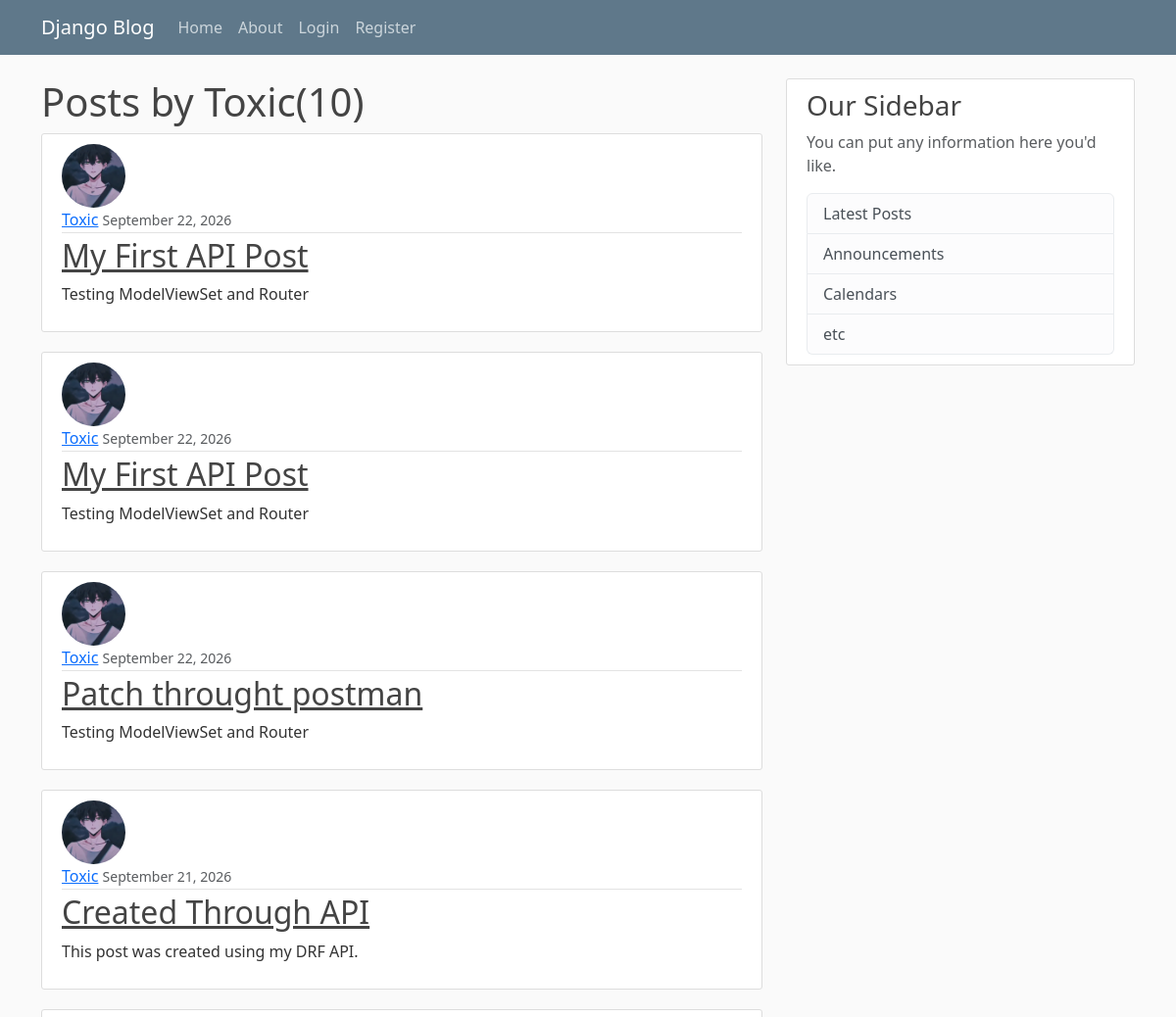
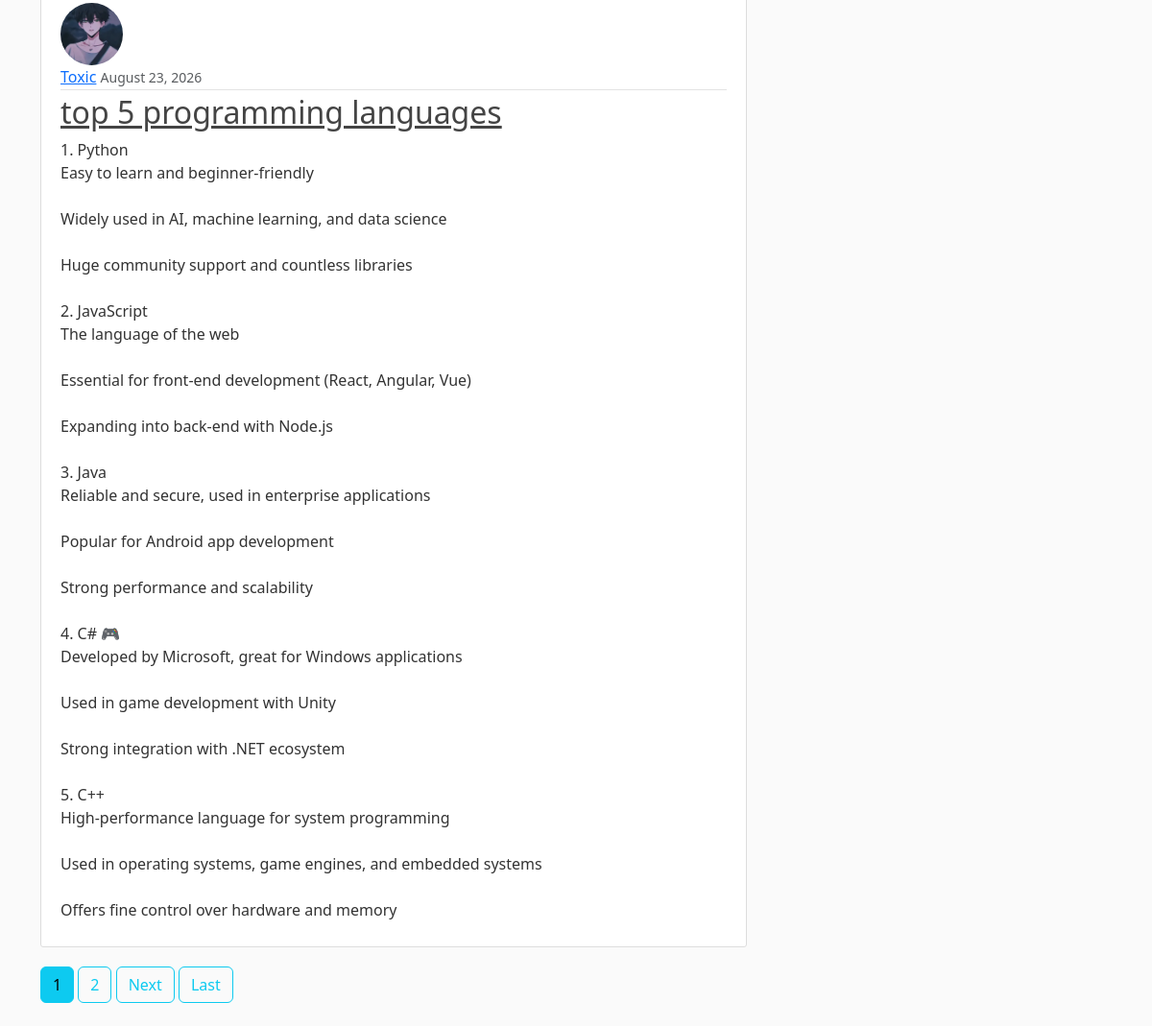
/user/Toxic/, run on the app's committed database (2 pictures, top to bottom).
### blog/models.py (models this page shows, shortened)
class post(models.Model):
    title=models.CharField(max_length=100)
    content=models.TextField()
    date_posted =models.DateField(default=timezone.now)
    author = models.ForeignKey(User, on_delete=models.CASCADE)#one to many relationship by using foreignkey

### users/models.py (models this page shows, shortened)
class Profile(models.Model):
    user=models.OneToOneField(User, on_delete=models.CASCADE)
    image=models.ImageField(default='default.jpg',upload_to='profile_pics')

### blog/views.py (the view)
# urls.py: path('user/<str:username>/', UserPostListView.as_view(), name='user-posts'),
class UserPostListView(ListView):
    model = post
    template_name='blog/user_posts.html'  #<app>/<model>_<viewtype>.html
    context_object_name='posts'
    paginate_by= 5  # Pagination: Splits posts into multiple pages instead of showing all posts at once.Django automatically handles which page to display.
    def get_queryset(self):
        user=get_object_or_404(User, username=self.kwargs.get('username'))
        return post.objects.filter(author=user).order_by('-date_posted')

### blog/templates/blog/user_posts.html (shortened to what this page needs)
{% extends "blog/base.html" %}
    {% block content %}
    <h1 class="mb-2">Posts by {{ view.kwargs.username }}({{page_obj.paginator.count}})</h1>
        {% for post in posts %}
            <article class="media content-section">
                <img class="rounded-circle , article-img" src="{{ post.author.profile.image.url }}">
            <div class="media-body">
                <div class="article-metadata">
                <a class="mr-2" href="{% url 'user-posts' post.author.username %}">{{ post.author }}</a>
                <small class="text-muted">{{ post.date_posted|date:"F d, Y" }}</small>
                </div>
                <h2><a class="article-title" href="{% url 'post-detail' post.id %}">{{ post.title }}</a></h2>
                <p class="article-content">{{ post.content }}</p>
            </div>
            </article>
        {% endfor %}
        {% if is_paginated %}
            {% for num in page_obj.paginator.page_range %}
                {% if page_obj.number == num %}
                    <a class="btn btn-info mb-4" href="?page={{ num }}">{{  num }}</a>
                {% elif num > page_obj.number|add:'-3' and num < page_obj.number|add:'3' %}
                    <a class="btn btn-outline-info mb-4" href="?page={{ num }}">{{  num }}</a>
                {% endif %}
            {% endfor %}
            {% if page_obj.has_next %}
                <a class="btn btn-outline-info mb-4" href="?page={{page_obj.next_page_number}}">Next</a>
                <a class="btn btn-outline-info mb-4" href="?page={{ page_obj.paginator.num_pages}}">Last</a>
            {% endif %}
        {% endif %}
    {% endblock content %}

### blog/static/blog/main.css (style rules this page uses)
body { background: #fafafa; color: #333333; margin-top: 5rem; }
h1, h2, h3, h4, h5, h6 { color: #444444; }
.content-section { background: #ffffff; padding: 10px 20px; border: 1px solid #dddddd; border-radius: 3px; margin-bottom: 20px; }
.article-title { color: #444444; }
.article-content { white-space: pre-line; }
.article-img { height: 65px; width: 65px; margin-right: 16px; }
.article-metadata { padding-bottom: 1px; margin-bottom: 4px; border-bottom: 1px solid #e3e3e3 }

### data on the page
post: author.profile.image (placeholder picture), author "Toxic", date_posted "September 22, 2026", title "My First API Post", content "Testing ModelViewSet and Router"
post: author.profile.image (placeholder picture), author "Toxic", date_posted "September 22, 2026", title "My First API Post", content "Testing ModelViewSet and Router"
post: author.profile.image (placeholder picture), author "Toxic", date_posted "September 22, 2026", title "Patch throught postman", content "Testing ModelViewSet and Router"
post: author.profile.image (placeholder picture), author "Toxic", date_posted "September 21, 2026", title "Created Through API", content "This post was created using my DRF API."
post: author.profile.image (placeholder picture), author "Toxic", date_posted "August 23, 2026", title "top 5 programming languages", content "1. Python Easy to learn and beginner-friendly Widely used in AI, machine learning, and data science Huge community support and countless libraries 2. JavaScript The language of the web Essential for front-end development (React, Angular, Vue) Expanding into back-end with Node.js 3. Java Reliable and secure, used in enterprise applications Popular for Android app development Strong performance and scalability 4. C# 🎮 Developed by Microsoft, great for Windows applications Used in game development with Unity Strong integration with .NET ecosystem 5. C++ High-performance language for system programming Used in operating systems, game engines, and embedded systems Offers fine control over…"

### other printed values
{{ view.kwargs.username }} "Toxic"
{{ page_obj.paginator.count }} "10"
{{ num }} "1"
{{ num }} "2"
